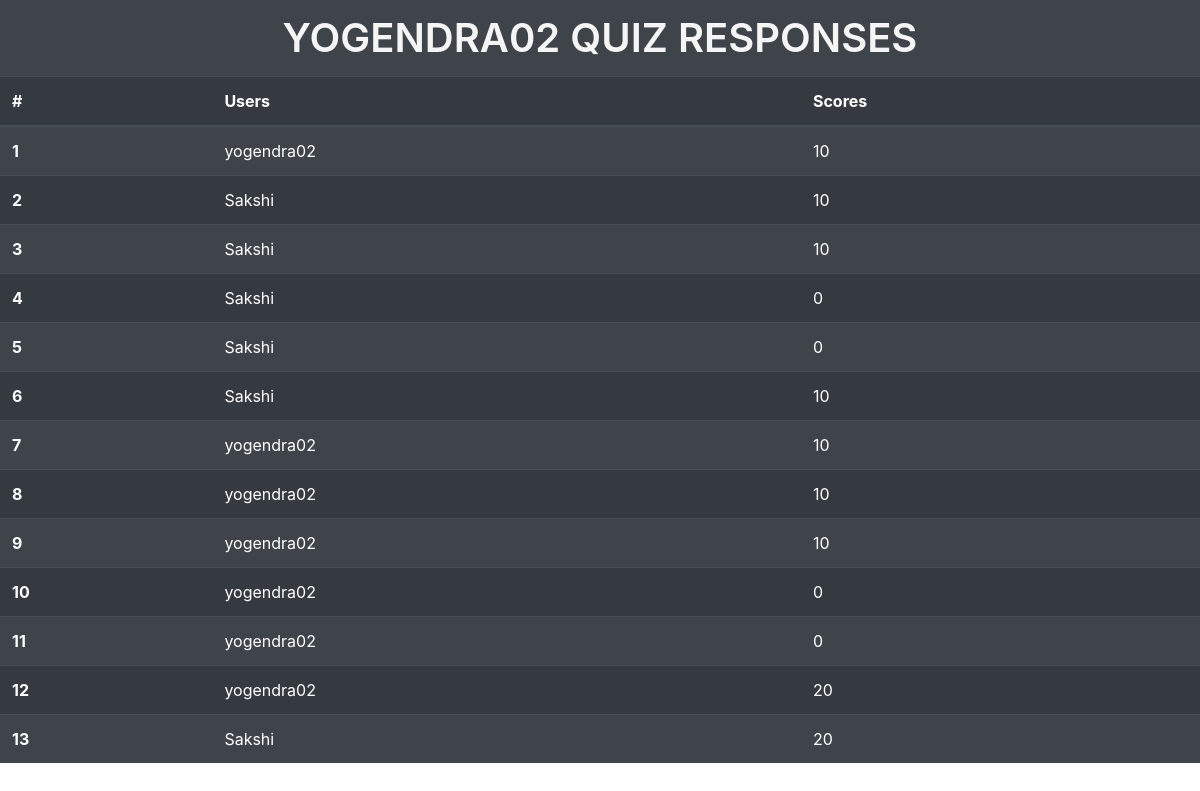
Page /user_responses (signed in) on the committed database.
### main.py (models this page shows)
class User(UserMixin, db.Model):
    id = db.Column(db.Integer, primary_key=True)
    email = db.Column(db.String(100), unique=True)
    password = db.Column(db.String(100))
    name = db.Column(db.String(1000))
    responses = db.Column(db.JSON)

### main.py (the view)
@app.route("/user_responses",methods=["POST","GET"])
@login_required
def user_responses():
    name = current_user.name
    users = []
    scores = []
    with open(f"USER RESPONSES/{name}responses.txt",mode="r") as file:
        lines =  file.readlines()
        for line in lines:
            line = line.split("=")
            users.append(line[0])
            scores.append(line[1].strip("\n"))
        name = current_user.name.upper()
    return render_template("userresponses.html",name=name,logged_in=current_user.is_authenticated,users=users,scores=scores,size=len(users))

### main.py (called while the page is built)
@login_manager.user_loader
def load_user(user_id):
    return User.query.get(int(user_id))

### templates/userresponses.html (shortened to what this page needs)
<!DOCTYPE html>
<html lang="en">
<head>
    <link rel="stylesheet" href="https://cdn.jsdelivr.net/npm/bootstrap@4.5.3/dist/css/bootstrap.min.css">
</head>
<body>
<h1 style="text-align: center ;padding: 14px; color: whitesmoke; background-color: #3E444A; margin-bottom: 0%; font-weight: 600; ">{{name}}  QUIZ  RESPONSES</h1>
<table style="margin-right: 20px;" class="table table-striped table-dark">
    <thead>
      <tr>
        <th scope="col">#</th>
        <th scope="col">Users</th>
        <th scope="col">Scores</th>
      </tr>
    </thead>
    <tbody>
        {% for i in range(size)%}
      <tr>
        <th scope="row">{{i+1}}</th>
        <td>{{users[i]}}</td>
        <td>{{scores[i]}}</td>
      </tr>
      {% endfor %}
    </tbody>
  </table>
</body>
</html>

### rows in the picture
User: name "YOGENDRA02", i+1 "1", name "yogendra02", scores "10"

### other values in the picture
{{ i+1 }} "2" "3" "4" "5" "6" "7" "8" "9" "10" "11" "12" "13"
{{ users[i] }} "Sakshi" "Sakshi" "Sakshi" "Sakshi" "Sakshi" "yogendra02" "yogendra02" "yogendra02" "yogendra02" "yogendra02" "yogendra02" "Sakshi"
{{ scores[i] }} "10" "10" "0" "0" "10" "10" "10" "10" "0" "0" "20" "20"
